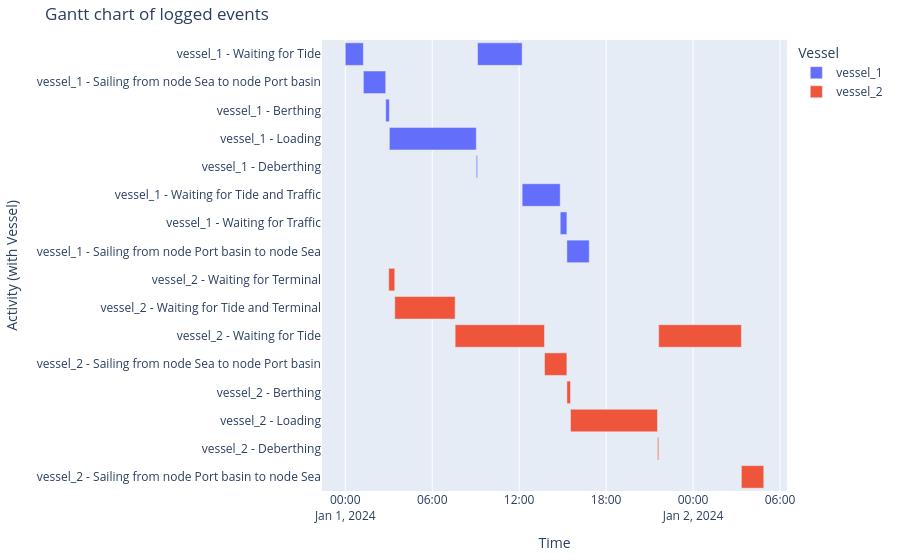

Write notebook code for a chart like this one.
### Markdown cell above
###### Vessel processes
And the Gantt chart

### Code cell
df_eventtable = logbook2eventtable([vessel_1, vessel_2])
generate_vessel_gantt_chart(df_eventtable)

### Figure 1 — Plotly figure (JSON) as saved in the notebook; plotly's stock layout.template omitted (floating-point values rounded to 4 significant figures)
{"data": [{"base": ["2024-01-01T00:00:00.000000", "2024-01-01T01:15:00.000000", "2024-01-01T02:47:36.000000", "2024-01-01T03:02:36.000000", "2024-01-01T09:02:36.000000", "2024-01-01T09:07:36.000000", "2024-01-01T12:12:25.000000", "2024-01-01T14:50:00.000000", "2024-01-01T15:17:36.000000"], "hovertemplate": "object name=vessel_1<br>start time=%{base}<br>stop time=%{x}<br>activity label=%{y}<extra></extra>", "legendgroup": "vessel_1", "marker": {"color": "#636efa", "pattern": {"shape": ""}}, "name": "vessel_1", "orientation": "h", "showlegend": true, "textposition": "auto", "type": "bar", "x": [4500000, 5556000, 900000, 21600000, 300000, 11089000, 9455000, 1656000, 5555000], "xaxis": "x", "y": ["vessel_1 - Waiting for Tide", "vessel_1 - Sailing from node Sea to node Port basin", "vessel_1 - Berthing", "vessel_1 - Loading", "vessel_1 - Deberthing", "vessel_1 - Waiting for Tide", "vessel_1 - Waiting for Tide and Traffic", "vessel_1 - Waiting for Traffic", "vessel_1 - Sailing from node Port basin to node Sea"], "yaxis": "y"}, {"base": ["2024-01-01T03:00:00.000000", "2024-01-01T03:25:00.000000", "2024-01-01T07:35:00.000000", "2024-01-01T13:45:00.000000", "2024-01-01T15:17:36.000000", "2024-01-01T15:32:36.000000", "2024-01-01T21:32:36.000000", "2024-01-01T21:37:36.000000", "2024-01-02T03:20:00.000000"], "hovertemplate": "object name=vessel_2<br>start time=%{base}<br>stop time=%{x}<br>activity label=%{y}<extra></extra>", "legendgroup": "vessel_2", "marker": {"color": "#EF553B", "pattern": {"shape": ""}}, "name": "vessel_2", "orientation": "h", "showlegend": true, "textposition": "auto", "type": "bar", "x": [1500000, 15000000, 22200000, 5556000, 900000, 21600000, 300000, 20544000, 5556000], "xaxis": "x", "y": ["vessel_2 - Waiting for Terminal", "vessel_2 - Waiting for Tide and Terminal", "vessel_2 - Waiting for Tide", "vessel_2 - Sailing from node Sea to node Port basin", "vessel_2 - Berthing", "vessel_2 - Loading", "vessel_2 - Deberthing", "vessel_2 - Waiting for Tide", "vessel_2 - Sailing from node Port basin to node Sea"], "yaxis": "y"}], "layout": {"barmode": "overlay", "legend": {"title": {"text": "Vessel"}, "tracegroupgap": 0}, "margin": {"b": 20, "l": 20, "r": 20, "t": 40}, "title": {"text": "Gantt chart of logged events"}, "xaxis": {"anchor": "y", "domain": [0, 1], "title": {"text": "Time"}, "type": "date"}, "yaxis": {"anchor": "x", "autorange": "reversed", "domain": [0, 1], "title": {"text": "Activity (with Vessel)"}}}}
